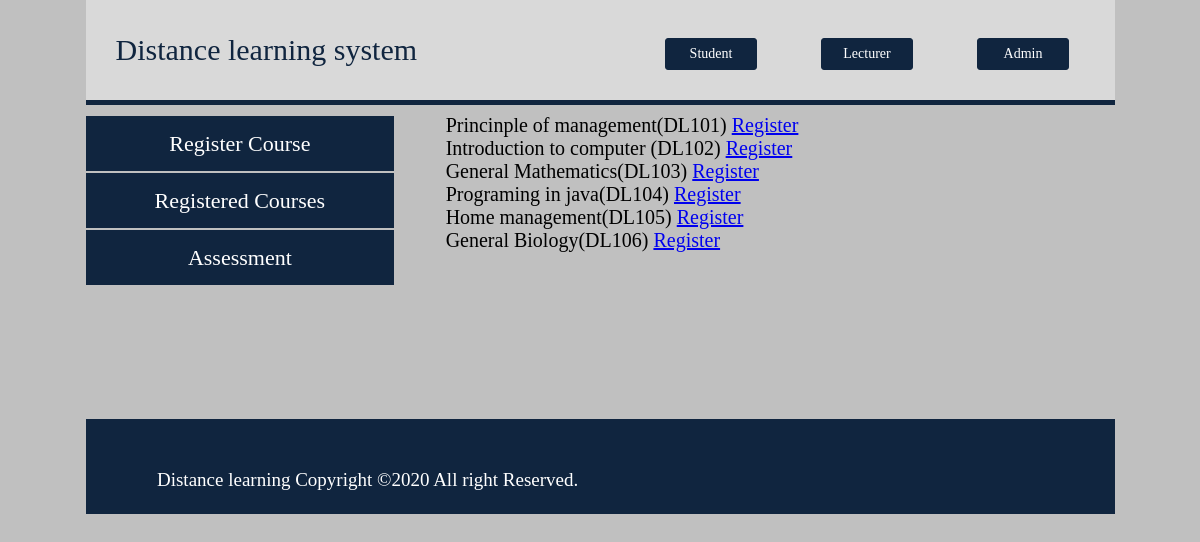
/student/welcome/index.php?vcourses, run on the app's committed database.
### tables this page shows
CREATE TABLE IF NOT EXISTS `course` (
  `course_code` varchar(6) NOT NULL,
  `lecturer_id` varchar(100) NOT NULL,
  `Course_title` varchar(70) NOT NULL,
  PRIMARY KEY (`course_code`)
);

### student/welcome/index.php (the view, shortened to what this page needs)
<?php include("../../inc/header.php");?>
<div id ="section">
<div class="navv">
<a href="index.php?vcourses">Register Course</a>
<a href="index.php?regcourse">Registered Courses</a>
<a href="index.php?asses">Assessment</a>
</div>
<div class="content">
<?php
if (isset($_GET['vcourses']) )
{
$query = mysql_query("SELECT * FROM course");
while($row = mysql_fetch_array($query)){echo $row['2'].'('.$row['0'].') <a href="index.php?reg='.$row['0'].'">Register</a><br/>';}
}
?>
</div>
<?php include("../../inc/footer.php");?>

### inc/header.php (shortened to what this page needs)
<html>
<head>
<link rel ="stylesheet" type="text/css" href="css/style.css"/>
<link rel ="stylesheet" type="text/css" href="../css/style.css"/>
<link rel ="stylesheet" type="text/css" href="../../css/style.css"/>
</head>
<body>
<div id="header">
<a href="<?php $page = $_SERVER['PHP_SELF'];  if ($page == '/Distant learning/index.php'){echo 'index.php';}
else if ($page == '/Distant learning/admin/welcome/index.php' or $page == '/Distant learning/student/welcome/index.php' or
$page == '/Distant learning/lecturer/welcome/index.php')
{echo "../../index.php";}else {echo "../index.php";}?>">
<div class="first">Distance learning system</div></a>
<?php
$page = $_SERVER['PHP_SELF'];
if ($page == '/Distant learning/index.php')
{$student = 'student'; $lecturer ='lecturer'; $admin = 'admin'; $rl = 'logout';}
else if ($page == '/Distant learning/admin/welcome/index.php' or $page == '/Distant learning/student/welcome/index.php' or
$page == '/Distant learning/lecturer/welcome/index.php')
{ $rl = '../../logout';}
else
{$student = "../student"; $lecturer = "../lecturer"; $admin = "../admin";  $rl = '../logout';}
if(!isset($_SESSION['name'])){
echo '<div class="secon">
<ul>
<a href="'.$student.'"><li>Student</li></a>
<a href="'.$lecturer.'"><li>Lecturer</li></a>
<a href="'.$admin.'"><li>Admin</li></a>
</ul>
';}
else
{
echo '<div id="logout">Welcome '.$_SESSION['name'].' &nbsp;<a href="'.$rl.'">Logout</a></div> ';
}
?></div>
</div>

### inc/footer.php (shortened to what this page needs)
<div id = "footer"; align="center"><div class="copy">Distance learning Copyright
 &copy;<?php echo gmdate('Y');?> All right Reserved.<br/> </div>
</div>
</body>
</html>

### css/style.css (style rules this page uses)
* { margin:0px; }
body { background:silver; }
a:link { outline:none; border:none; }
#header a { text-decoration:none; }
#header { margin :0px auto 2px auto; width:1029px; background:#D9D9D9; height:100px; border-bottom:5px solid #10253F; }
#section { margin :0px auto 0px auto; width:1029px; height:300px; border:2px solid silver; }
#header .first { float:left; width:38%; color:#10253F; font-family: calisto MT; height:98px; line-height:100px; margin:0px 0px 0px 30px; font-size:30px; }
#header .secon { float:right; width:50%; height:98px; }
#header .secon ul { margin :38px 0px 0px -5px; width:500px; }
#header .secon ul li { font-family: Andalus; display:inline-block; margin :0px 30px 0px 30px; border:1px solid #10253F; font-size:14px; border-radius:3px; background:#10253F; color:white; height:30px; line-height:30px; width:90px; text-align:center; }
#footer { margin:0px auto 0px auto; width:1029px; background:#10253F; color:white; height:95px; }
#footer .copy { margin :50px 0px 0px 30px; float:left; width:49%; font-size:19px; }
#section .content { float:right; width:65%; margin:5px 0px 5px 0px; font-size:20px; }
#section .navv { float:left; width:30%; height:300px; margin:5px 0px 5px 0px; }
#section .navv a { width:100%; height:55px; color:white; line-height:55px; display:block; text-align:center; background:#10253F; margin-top:2px; font-size:22px; text-decoration:none; }

### data on the page
course: Course_title "Princinple of management", course_code "DL101"
course: Course_title "Introduction to computer", course_code "DL102"
course: Course_title "General Mathematics", course_code "DL103"
course: Course_title "Programing in java", course_code "DL104"
course: Course_title "Home management", course_code "DL105"
course: Course_title "General Biology", course_code "DL106"

### other printed values
gmdate('Y') "2020"
